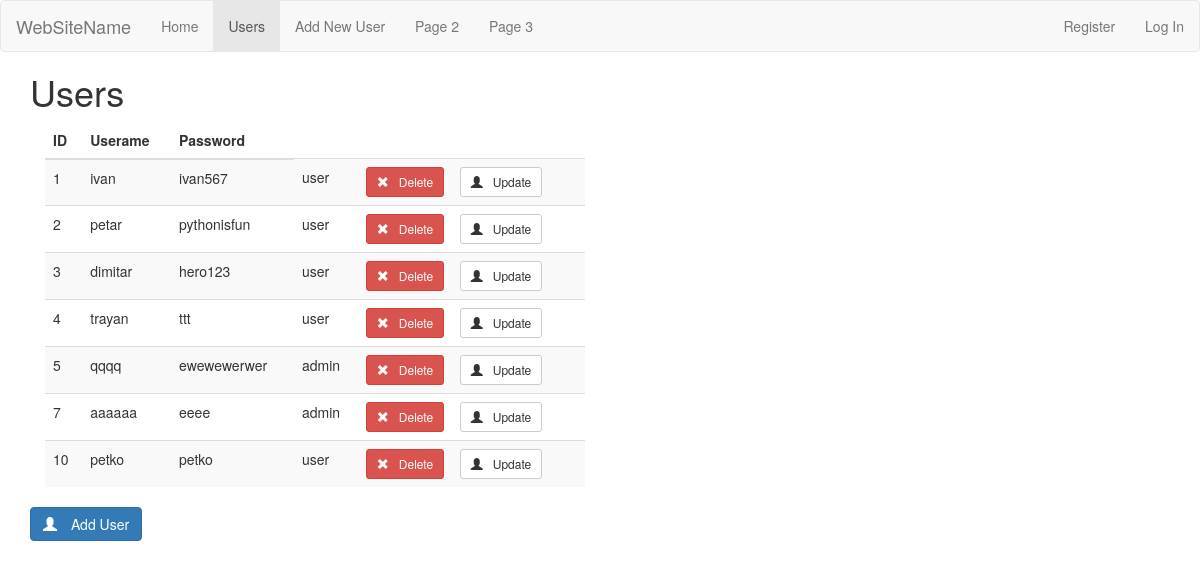
/users, run on an earlier commit of the app's database.
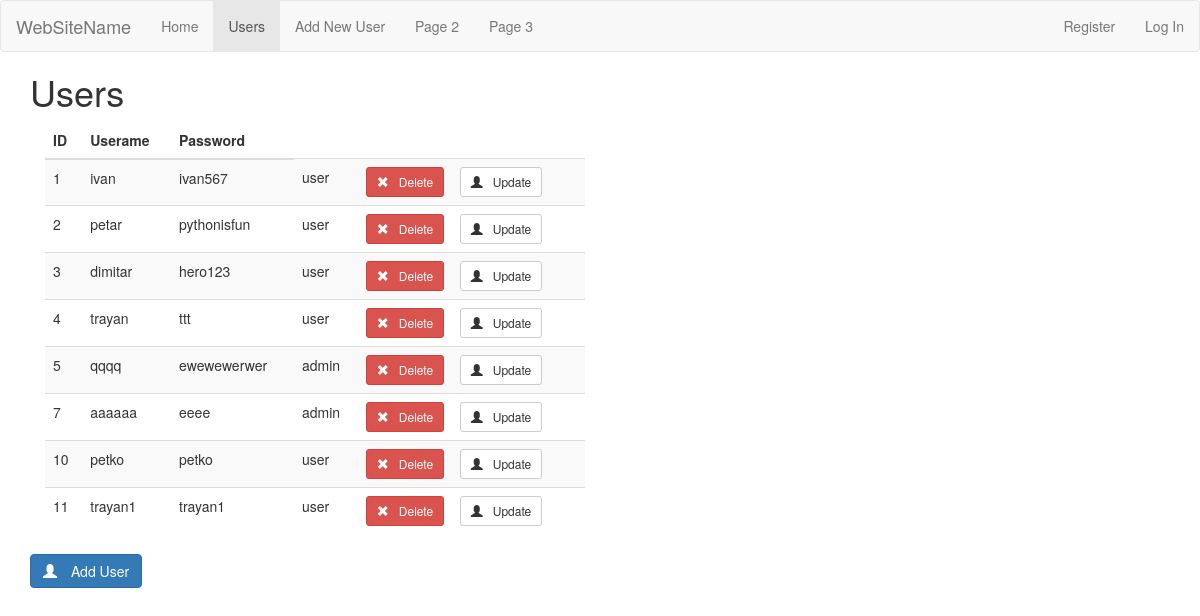
And on a later commit of the database.
### tables this page shows
CREATE TABLE user (
  id INTEGER PRIMARY KEY AUTOINCREMENT,
  username TEXT UNIQUE NOT NULL,
  password TEXT NOT NULL,
  role TEXT NOT NULL DEFAULT 'user'
);

### server.py (the view)
@app.route('/users')
def users():
    g.active_url = '/users'
    db = get_db()
    users = get_all_users()
    print_users(users)
    return render_template('user/users.html', users=users)

### server.py (called while the page is built)
def get_db():
    if 'db' not in g:
        g.db = sqlite3.connect(DATABASE, detect_types=sqlite3.PARSE_DECLTYPES)
        g.db.row_factory = sqlite3.Row
    return g.db

def get_all_users():
    users = g.db.execute('SELECT * FROM user').fetchall()
    return users

def print_user(user):
    print('ID: ', user['id'], ', username: ', user['username'], ', password: ', user['password'],
              ', role: ', user['role'])

def print_users(user_list):
    for user in user_list:
        print_user(user)

### templates/user/users.html
{% extends 'base.html' %}
{% block header %}
    <h1 class="container">{% block title %}Users{% endblock %}</h1>
{% endblock %}
{% block content %}
<section class="user col-sm-6">
    <table class="table table-striped">
        <thead>
        <tr>
            <th>ID</th>
            <th>Userame</th>
            <th>Password</th>
        </tr>
        </thead>
        <tbody>
            {% for user in users %}
            <tr>
                <td>{{ user['id'] }}</td>
                <td>{{ user['username'] }}</td>
                <td>{{ user['password'] }}</td>
                <td>{{ user['role'] }}</td>
                <td>
                    <form action="{{ url_for('delete_user', id=user['id']) }}" method="POST">
                        <button class="btn btn-sm btn-danger" type="submit">
                            <span class="glyphicon glyphicon-remove" style="padding-right: 10px"></span>Delete
                        </button>
                    </form>
                    <a href="{{ url_for('edit_user', id=user['id']) }}" class="btn btn-sm btn-default" type="submit">
                        <span class="glyphicon glyphicon-user" style="padding-right: 10px"></span>Update
                    </a>
                </td>
            </tr>
            {% endfor %}
        </tbody>
    </table>
    <div class="row">
        <a href="/users/add" class="btn btn-primary">
            <span class="glyphicon glyphicon-user" style="padding-right: 10px"></span> Add User
        </a>
    </div>
</section>
{% endblock %}

### templates/base.html (shortened to what this page needs)
<!doctype html>
<html>
<head>
    <link rel="stylesheet" href="/static/css/bootstrap.min.css"/>
    <link rel="stylesheet" href="/static/css/custom.css"/>
</head>
<body>
<nav class="navbar navbar-default">
    <div class="container-fluid">
        <div class="navbar-header">
            <a class="navbar-brand" href="#">WebSiteName</a>
        </div>
        <ul class="nav navbar-nav">
            <li {% if g.active_url=='/' %} class="active" {% endif %}>
                <a href="/">Home</a>
            </li>
            <li {% if g.active_url=='/users' %} class="active" {% endif %}>
                <a href="/users">Users</a>
            </li>
            <li {% if g.active_url=='/users/add' %} class="active" {% endif %}>
                <a href="/users/add">Add New User</a>
            </li>
            <li><a href="#">Page 2</a></li>
            <li><a href="#">Page 3</a></li>
        </ul>
        <ul class="nav navbar-nav navbar-right">
        {% if session.get('user') %}
            <li><a class="logged-user" href="#">{{ session.get('user')['username'] + ' : ' + session.get('user')['role'] }}</a></li>
            <li><a href="{{ url_for('logout') }}">Log Out</a></li>
        {% else %}
            <li><a href="{{ url_for('register') }}">Register</a></li>
            <li><a href="{{ url_for('login') }}">Log In</a></li>
        {% endif %}
        </ul>
    </div>
</nav>
<header>
    {% block header %}{% endblock %}
</header>
<section class="container">
    {% block content %}{% endblock %}
</section>
</body>
</html>

### static/css/custom.css (style rules this page uses)
nav.navbar { margin-bottom:0; }
td form { display: inline-block; width: 90px; }

What changed in the data, as far as the page shows it:
added user: id "11", username "trayan1", password "trayan1", role "user"
